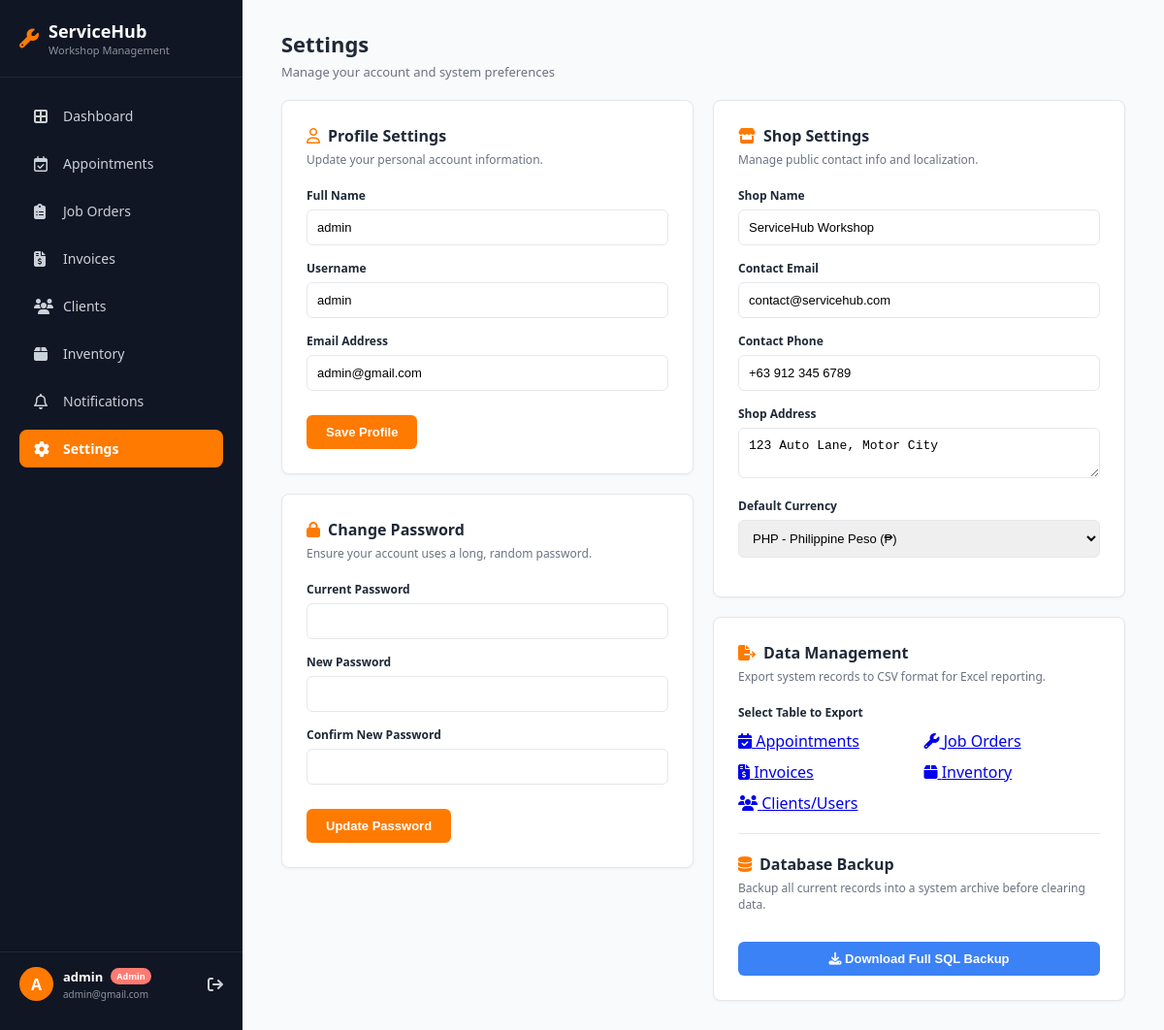
The page /settings.php (signed in) on the database its author committed.
### tables this page shows
CREATE TABLE `users` (
  `id` int(11) NOT NULL,
  `role` enum('Customer','Admin') NOT NULL DEFAULT 'Customer',
  `full_name` varchar(100) NOT NULL,
  `username` varchar(50) NOT NULL,
  `email` varchar(100) NOT NULL,
  `password` varchar(255) NOT NULL,
  `created_at` timestamp NOT NULL DEFAULT current_timestamp()
);

### settings.php (the view, shortened to what this page needs)
<?php
require 'db.php';
$admin_id = $_SESSION['user_id'];
try {
    $pdo->query("SELECT 1 FROM system_settings LIMIT 1");
} catch (PDOException $e) {
    $pdo->exec("
        CREATE TABLE IF NOT EXISTS `system_settings` (
          `id` int(11) NOT NULL AUTO_INCREMENT,
          `setting_key` varchar(50) NOT NULL,
          `setting_value` text DEFAULT NULL,
          PRIMARY KEY (`id`),
          UNIQUE KEY `setting_key` (`setting_key`)
        ) ENGINE=InnoDB DEFAULT CHARSET=utf8mb4;
    ");
    $defaults = [
        ['shop_name', 'ServiceHub Workshop'],
        ['shop_email', 'contact@servicehub.com'],
        ['shop_phone', '+63 912 345 6789'],
        ['shop_address', '123 Auto Lane, Motor City'],
        ['currency', 'PHP'],
        ['email_notif', '1'],
        ['sms_alerts', '0'],
        ['auto_backup', '1']
    ];
    $stmt = $pdo->prepare("INSERT IGNORE INTO system_settings (setting_key, setting_value) VALUES (?, ?)");
    foreach ($defaults as $def) {
        $stmt->execute($def);
    }
}
$stmt = $pdo->prepare("SELECT full_name, username, email FROM users WHERE id = ?");
$stmt->execute([$admin_id]);
$currentUser = $stmt->fetch();
$settingsQuery = $pdo->query("SELECT setting_key, setting_value FROM system_settings");
$sysSettings = $settingsQuery->fetchAll(PDO::FETCH_KEY_PAIR);
$adminName = $_SESSION['username'] ?? 'Admin';
$adminEmail = $currentUser['email'] ?? '';
?>
<!DOCTYPE html>
<html lang="en">
<head>
    <link rel="stylesheet" href="https://cdnjs.cloudflare.com/ajax/libs/font-awesome/6.4.0/css/all.min.css">
</head>
<body>
    <aside class="sidebar">
        <div class="sidebar-header">
            <i class="fa-solid fa-wrench" style="color: var(--primary-orange); font-size: 20px;"></i>
            <div>
                <h2>ServiceHub</h2>
                <p>Workshop Management</p>
            </div>
        </div>
        <ul class="nav-links">
            <li><a href="admin_dashboard.php"><i class="fa-solid fa-border-all"></i> Dashboard</a></li>
            <li><a href="appointments.php"><i class="fa-regular fa-calendar-check"></i> Appointments</a></li>
            <li><a href="job_orders.php"><i class="fa-solid fa-clipboard-list"></i> Job Orders</a></li>
            <li><a href="invoices.php"><i class="fa-solid fa-file-invoice-dollar"></i> Invoices</a></li>
            <li><a href="clients.php"><i class="fa-solid fa-users"></i> Clients</a></li>
            <li><a href="inventory.php"><i class="fa-solid fa-box"></i> Inventory</a></li>
            <li><a href="notifications.php"><i class="fa-regular fa-bell"></i> Notifications</a></li>
            <li><a href="settings.php" class="active"><i class="fa-solid fa-gear"></i> Settings</a></li>
        </ul>
        <div class="user-profile-container">
            <div class="user-profile">
                <div class="avatar"><?php echo strtoupper(substr($adminName, 0, 1)); ?></div>
                <div class="user-info">
                    <h4><?php echo htmlspecialchars($adminName); ?> <span class="admin-badge">Admin</span></h4>
                    <p><?php echo htmlspecialchars($adminEmail); ?></p>
                </div>
                <a href="logout.php" class="logout-btn" title="Logout"><i class="fa-solid fa-arrow-right-from-bracket"></i></a>
            </div>
        </div>
    </aside>
    <main class="main-content">
        <div class="top-header">
            <div>
                <h1>Settings</h1>
                <p>Manage your account and system preferences</p>
            </div>
        </div>
        <div class="settings-grid">
            <div class="settings-column">
                <div class="settings-card" style="margin-bottom: 20px;">
                    <h3><i class="fa-regular fa-user"></i> Profile Settings</h3>
                    <p>Update your personal account information.</p>
                    <form method="POST">
                        <div class="form-group">
                            <label>Full Name</label>
                            <input type="text" name="full_name" value="<?php echo htmlspecialchars($currentUser['full_name']); ?>" required>
                        </div>
                        <div class="form-group">
                            <label>Username</label>
                            <input type="text" name="username" value="<?php echo htmlspecialchars($currentUser['username']); ?>" required>
                        </div>
                        <div class="form-group">
                            <label>Email Address</label>
                            <input type="email" name="email" value="<?php echo htmlspecialchars($currentUser['email']); ?>" required>
                        </div>
                        <button type="submit" class="btn-submit">Save Profile</button>
                    </form>
                </div>
                <div class="settings-card">
                    <h3><i class="fa-solid fa-lock"></i> Change Password</h3>
                    <p>Ensure your account uses a long, random password.</p>
                    <form method="POST">
                        <div class="form-group">
                            <label>Current Password</label>
                            <input type="password" name="current_password" required>
                        </div>
                        <div class="form-group">
                            <label>New Password</label>
                            <input type="password" name="new_password" required>
                        </div>
                        <div class="form-group">
                            <label>Confirm New Password</label>
                            <input type="password" name="confirm_password" required>
                        </div>
                        <button type="submit" class="btn-submit">Update Password</button>
                    </form>
                </div>
            </div>
            <div class="settings-column">
                <form method="POST">
                    <div class="settings-card" style="margin-bottom: 20px;">
                        <h3><i class="fa-solid fa-store"></i> Shop Settings</h3>
                        <p>Manage public contact info and localization.</p>
                        <div class="form-group">
                            <label>Shop Name</label>
                            <input type="text" name="shop_name" value="<?php echo htmlspecialchars($sysSettings['shop_name'] ?? ''); ?>" required>
                        </div>
                        <div class="form-group">
                            <label>Contact Email</label>
                            <input type="email" name="shop_email" value="<?php echo htmlspecialchars($sysSettings['shop_email'] ?? ''); ?>" required>
                        </div>
                        <div class="form-group">
                            <label>Contact Phone</label>
                            <input type="text" name="shop_phone" value="<?php echo htmlspecialchars($sysSettings['shop_phone'] ?? ''); ?>" required>
                        </div>
                        <div class="form-group">
                            <label>Shop Address</label>
                            <textarea name="shop_address" rows="2" required><?php echo htmlspecialchars($sysSettings['shop_address'] ?? ''); ?></textarea>
                        </div>
                        <div class="form-group">
                            <label>Default Currency</label>
                            <select name="currency">
                                <option value="PHP" <?php echo ($sysSettings['currency'] ?? '') == 'PHP' ? 'selected' : ''; ?>>PHP - Philippine Peso (₱)</option>
                            </select>
                        </div>
                    </div>
                    <div class="settings-card">
                    <h3><i class="fa-solid fa-file-export"></i> Data Management</h3>
                    <p>Export system records to CSV format for Excel reporting.</p>
                    <div class="form-group">
                        <label>Select Table to Export</label>
                        <div style="display: grid; grid-template-columns: 1fr 1fr; gap: 10px; margin-top: 10px;">
                            <a href="?export=appointments" class="btn-export"><i class="fa-solid fa-calendar-check"></i> Appointments</a>
                            <a href="?export=job_orders" class="btn-export"><i class="fa-solid fa-wrench"></i> Job Orders</a>
                            <a href="?export=invoices" class="btn-export"><i class="fa-solid fa-file-invoice-dollar"></i> Invoices</a>
                            <a href="?export=inventory" class="btn-export"><i class="fa-solid fa-box"></i> Inventory</a>
                            <a href="?export=users" class="btn-export"><i class="fa-solid fa-users"></i> Clients/Users</a>
                        </div>
                    </div>
                    <hr style="border: 0; border-top: 1px solid var(--border-color); margin: 20px 0;">
                    <h3><i class="fa-solid fa-database"></i> Database Backup</h3>
                    <p>Backup all current records into a system archive before clearing data.</p>
                    <button type="button" class="btn-submit" style="background-color: #3b82f6; width: 100%;">
                        <i class="fa-solid fa-download"></i> Download Full SQL Backup
                    </button>
                </div>
                </form>
            </div>
        </div>
    </main>
</body>
</html>

### settings.php (style rules this page uses)
* { box-sizing: border-box; }
:root { --sidebar-bg: #101623; --sidebar-hover: #1f2937; --primary-orange: #FF7A00; --bg-light: #f9fafb; --text-dark: #1f2937; --text-muted: #6b7280; --border-color: #e5e7eb; }
body, html { margin: 0; padding: 0; font-family: 'Segoe UI', Tahoma, Geneva, Verdana, sans-serif; background-color: var(--bg-light); display: flex; height: 100vh; width: 100vw; overflow: hidden; }
.sidebar { width: 250px; flex-shrink: 0; background-color: var(--sidebar-bg); color: #fff; display: flex; flex-direction: column; height: 100%; }
.sidebar-header { padding: 20px; border-bottom: 1px solid #1f2937; display: flex; align-items: center; gap: 10px; }
.sidebar-header h2 { margin: 0; font-size: 18px; font-weight: 600; }
.sidebar-header p { margin: 0; font-size: 11px; color: #8b949e; }
.nav-links { list-style: none; padding: 15px 0; margin: 0; flex-grow: 1; }
.nav-links li { padding: 5px 20px; }
.nav-links a { color: #c9d1d9; text-decoration: none; display: flex; align-items: center; padding: 10px 15px; border-radius: 8px; font-size: 14px; transition: 0.2s; }
.nav-links a i { width: 20px; margin-right: 10px; font-size: 16px; }
.nav-links a.active { background-color: var(--primary-orange); color: #fff; font-weight: bold; }
.user-profile-container { border-top: 1px solid #1f2937; padding: 15px 20px; }
.user-profile { display: flex; align-items: center; gap: 10px; margin-bottom: 15px; }
.avatar { width: 35px; height: 35px; background-color: var(--primary-orange); color: white; border-radius: 50%; display: flex; justify-content: center; align-items: center; font-weight: bold; font-size: 16px; }
.user-info { flex-grow: 1; }
.user-info h4 { margin: 0; font-size: 13px; display: flex; align-items: center; gap: 8px; }
.admin-badge { background-color: #ff7b72; color: white; font-size: 9px; padding: 2px 6px; border-radius: 10px; }
.user-info p { margin: 2px 0 0 0; font-size: 10px; color: #8b949e; }
.logout-btn { color: #c9d1d9; text-decoration: none; transition: 0.2s; }
.main-content { flex: 1; padding: 30px 40px; overflow-y: auto; }
.top-header { display: flex; justify-content: space-between; align-items: flex-start; margin-bottom: 20px; }
.top-header h1 { margin: 0 0 5px 0; font-size: 22px; color: var(--text-dark); }
.top-header p { margin: 0; color: var(--text-muted); font-size: 13px; }
.settings-grid { display: grid; grid-template-columns: 1fr 1fr; gap: 20px; }
.settings-card { background: #fff; border-radius: 8px; border: 1px solid var(--border-color); padding: 25px; box-shadow: 0 1px 3px rgba(0,0,0,0.05); }
.settings-card h3 { margin: 0 0 5px 0; font-size: 16px; color: var(--text-dark); display: flex; align-items: center; gap: 8px; }
.settings-card h3 i { color: var(--primary-orange); }
.settings-card > p { margin: 0 0 20px 0; font-size: 12px; color: var(--text-muted); }
.form-group { margin-bottom: 15px; }
.form-group label { display: block; font-size: 12px; font-weight: 600; color: var(--text-dark); margin-bottom: 6px; }
.form-group input, .form-group select, .form-group textarea { width: 100%; padding: 10px; border: 1px solid var(--border-color); border-radius: 6px; font-size: 13px; outline: none; transition: border-color 0.2s; }
.btn-submit { background-color: var(--primary-orange); color: white; border: none; padding: 10px 20px; border-radius: 6px; cursor: pointer; font-weight: bold; font-size: 13px; transition: 0.2s; margin-top: 10px; }

### rows shown on the page
users: email "admin@gmail.com", full_name "admin", username "admin"

### other values the page prints
substr($adminName, 0, 1) "A"
$adminName "admin"
